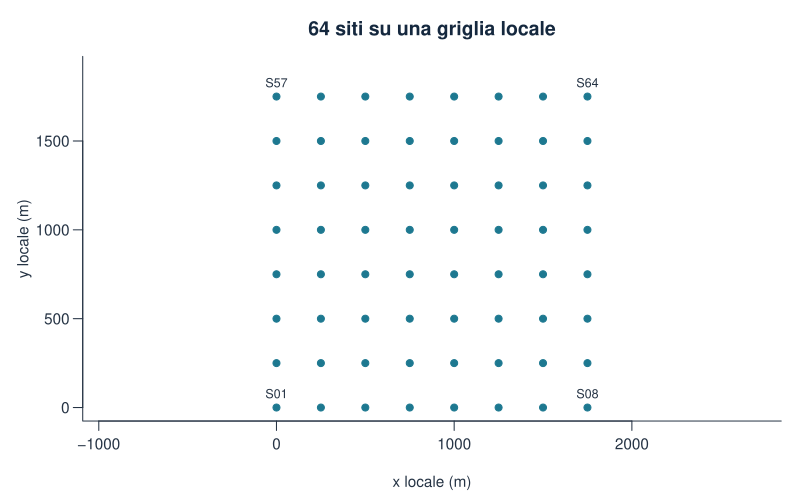

Reproduce this figure in R.
stile_grafico()
plot(d$x_m,d$y_m,pch=19,col=palette_geo[1],asp=1,ylim=c(0,1900),
  xlab="x locale (m)",ylab="y locale (m)",main="64 siti su una griglia locale")
text(d$x_m[c(1,8,57,64)],d$y_m[c(1,8,57,64)],d$id[c(1,8,57,64)],pos=3,cex=.8)
write.csv(controlli,percorso_risultati("audit.csv"),row.names=FALSE)
write.csv(intervalli,percorso_risultati("intervalli_coordinate.csv"),row.names=FALSE)
